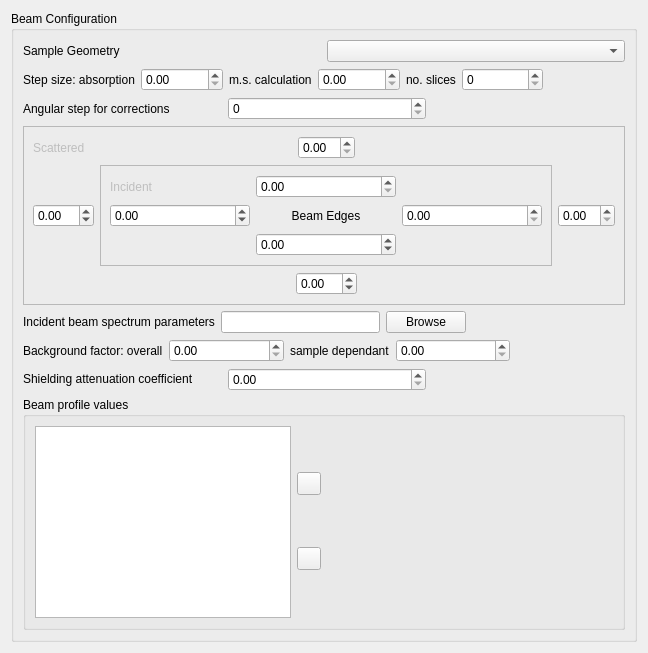
            <widget class="QWidget" name="beamPage">
             <layout class="QVBoxLayout" name="verticalLayout_12">
              <item>
               <widget class="QGroupBox" name="configurationGroupBox">
                <property name="minimumSize">
                 <size>
                  <width>626</width>
                  <height>286</height>
                 </size>
                </property>
                <property name="maximumSize">
                 <size>
                  <width>16777215</width>
                  <height>16777215</height>
                 </size>
                </property>
                <property name="title">
                 <string>Beam Configuration</string>
                </property>
                <layout class="QVBoxLayout" name="verticalLayout_10">
                 <item>
                  <layout class="QHBoxLayout" name="horizontalLayout">
                   <item>
                    <widget class="QLabel" name="sampleGeometryLabel">
                     <property name="minimumSize">
                      <size>
                       <width>0</width>
                       <height>0</height>
                      </size>
                     </property>
                     <property name="text">
                      <string>Sample Geometry</string>
                     </property>
                    </widget>
                   </item>
                   <item>
                    <widget class="QComboBox" name="beamGeometryComboBox">
                     <property name="minimumSize">
                      <size>
                       <width>0</width>
                       <height>0</height>
                      </size>
                     </property>
                    </widget>
                   </item>
                  </layout>
                 </item>
                 <item>
                  <layout class="QHBoxLayout" name="horizontalLayout_22">
                   <item>
                    <widget class="QLabel" name="stepSizeLabel">
                     <property name="minimumSize">
                      <size>
                       <width>0</width>
                       <height>0</height>
                      </size>
                     </property>
                     <property name="maximumSize">
                      <size>
                       <width>16777215</width>
                       <height>16777215</height>
                      </size>
                     </property>
                     <property name="text">
                      <string>Step size: absorption</string>
                     </property>
                    </widget>
                   </item>
                   <item>
                    <widget class="ExponentialSpinBox" name="absorptionStepSizeSpinBox">
                     <property name="sizePolicy">
                      <sizepolicy hsizetype="Expanding" vsizetype="Fixed">
                       <horstretch>0</horstretch>
                       <verstretch>0</verstretch>
                      </sizepolicy>
                     </property>
                     <property name="maximumSize">
                      <size>
                       <width>16777215</width>
                       <height>16777215</height>
                      </size>
                     </property>
                    </widget>
                   </item>
                   <item>
                    <widget class="QLabel" name="msCalculationStepSizeLabel">
                     <property name="minimumSize">
                      <size>
                       <width>0</width>
                       <height>0</height>
                      </size>
                     </property>
                     <property name="maximumSize">
                      <size>
                       <width>16777215</width>
                       <height>16777215</height>
                      </size>
                     </property>
                     <property name="text">
                      <string>m.s. calculation</string>
                     </property>
                    </widget>
                   </item>
                   <item>
                    <widget class="ExponentialSpinBox" name="msCalculationStepSizeSpinBox">
                     <property name="sizePolicy">
                      <sizepolicy hsizetype="Expanding" vsizetype="Fixed">
                       <horstretch>0</horstretch>
                       <verstretch>0</verstretch>
                      </sizepolicy>
                     </property>
                     <property name="maximumSize">
                      <size>
                       <width>16777215</width>
                       <height>16777215</height>
                      </size>
                     </property>
                    </widget>
                   </item>
                   <item>
                    <widget class="QLabel" name="noSlicesLabel">
                     <property name="maximumSize">
                      <size>
                       <width>16777215</width>
                       <height>16777215</height>
                      </size>
                     </property>
                     <property name="text">
                      <string>no. slices</string>
                     </property>
                    </widget>
                   </item>
                   <item>
                    <widget class="QSpinBox" name="noSlicesSpinBox">
                     <property name="sizePolicy">
                      <sizepolicy hsizetype="Expanding" vsizetype="Fixed">
                       <horstretch>0</horstretch>
                       <verstretch>0</verstretch>
                      </sizepolicy>
                     </property>
                     <property name="maximumSize">
                      <size>
                       <width>16777215</width>
                       <height>16777215</height>
                      </size>
                     </property>
                     <property name="maximum">
                      <number>1000000</number>
                     </property>
                    </widget>
                   </item>
                   <item>
                    <spacer name="horizontalSpacer_15">
                     <property name="orientation">
                      <enum>Qt::Horizontal</enum>
                     </property>
                     <property name="sizeHint" stdset="0">
                      <size>
                       <width>40</width>
                       <height>20</height>
                      </size>
                     </property>
                    </spacer>
                   </item>
                  </layout>
                 </item>
                 <item>
                  <layout class="QHBoxLayout" name="horizontalLayout_23">
                   <item>
                    <widget class="QLabel" name="stepForCorrectionsLabel">
                     <property name="sizePolicy">
                      <sizepolicy hsizetype="Expanding" vsizetype="Preferred">
                       <horstretch>0</horstretch>
                       <verstretch>0</verstretch>
                      </sizepolicy>
                     </property>
                     <property name="minimumSize">
                      <size>
                       <width>0</width>
                       <height>0</height>
                      </size>
                     </property>
                     <property name="maximumSize">
                      <size>
                       <width>16777215</width>
                       <height>16777215</height>
                      </size>
                     </property>
                     <property name="text">
                      <string>Angular step for corrections</string>
                     </property>
                    </widget>
                   </item>
                   <item>
                    <widget class="QSpinBox" name="stepForCorrectionsSpinBox">
                     <property name="sizePolicy">
                      <sizepolicy hsizetype="MinimumExpanding" vsizetype="Fixed">
                       <horstretch>0</horstretch>
                       <verstretch>0</verstretch>
                      </sizepolicy>
                     </property>
                     <property name="minimumSize">
                      <size>
                       <width>0</width>
                       <height>0</height>
                      </size>
                     </property>
                     <property name="maximumSize">
                      <size>
                       <width>16777215</width>
                       <height>16777215</height>
                      </size>
                     </property>
                    </widget>
                   </item>
                   <item>
                    <spacer name="horizontalSpacer_10">
                     <property name="orientation">
                      <enum>Qt::Horizontal</enum>
                     </property>
                     <property name="sizeHint" stdset="0">
                      <size>
                       <width>40</width>
                       <height>20</height>
                      </size>
                     </property>
                    </spacer>
                   </item>
                  </layout>
                 </item>
                 <item>
                  <widget class="QFrame" name="frame_4">
                   <property name="frameShape">
                    <enum>QFrame::StyledPanel</enum>
                   </property>
                   <property name="frameShadow">
                    <enum>QFrame::Raised</enum>
                   </property>
                   <layout class="QHBoxLayout" name="horizontalLayout_87">
                    <item>
                     <layout class="QGridLayout" name="gridLayout_7">
                      <item row="0" column="1">
                       <layout class="QHBoxLayout" name="horizontalLayout_88">
                        <item>
                         <spacer name="horizontalSpacer_27">
                          <property name="orientation">
                           <enum>Qt::Horizontal</enum>
                          </property>
                          <property name="sizeHint" stdset="0">
                           <size>
                            <width>40</width>
                            <height>20</height>
                           </size>
                          </property>
                         </spacer>
                        </item>
                        <item>
                         <widget class="QDoubleSpinBox" name="topScatteredBeamEdgeSpinBox">
                          <property name="toolTip">
                           <string>&lt;html&gt;&lt;head/&gt;&lt;body&gt;&lt;p&gt;Top Scattered Beam Edge&lt;/p&gt;&lt;/body&gt;&lt;/html&gt;</string>
                          </property>
                         </widget>
                        </item>
                        <item>
                         <spacer name="horizontalSpacer_28">
                          <property name="orientation">
                           <enum>Qt::Horizontal</enum>
                          </property>
                          <property name="sizeHint" stdset="0">
                           <size>
                            <width>40</width>
                            <height>20</height>
                           </size>
                          </property>
                         </spacer>
                        </item>
                       </layout>
                      </item>
                      <item row="1" column="0">
                       <widget class="QDoubleSpinBox" name="leftScatteredBeamEdgeSpinBox">
                        <property name="toolTip">
                         <string>&lt;html&gt;&lt;head/&gt;&lt;body&gt;&lt;p&gt;Left Scattered Beam Edge&lt;/p&gt;&lt;/body&gt;&lt;/html&gt;</string>
                        </property>
                        <property name="minimum">
                         <double>-99.000000000000000</double>
                        </property>
                       </widget>
                      </item>
                      <item row="1" column="1">
                       <widget class="QFrame" name="frame_5">
                        <property name="frameShape">
                         <enum>QFrame::StyledPanel</enum>
                        </property>
                        <property name="frameShadow">
                         <enum>QFrame::Raised</enum>
                        </property>
                        <layout class="QHBoxLayout" name="horizontalLayout_90">
                         <item>
                          <layout class="QGridLayout" name="gridLayout_8">
                           <item row="1" column="0">
                            <widget class="QDoubleSpinBox" name="leftIncidentBeamEdgeSpinBox">
                             <property name="toolTip">
                              <string>&lt;html&gt;&lt;head/&gt;&lt;body&gt;&lt;p&gt;Left Incident Beam Edge&lt;/p&gt;&lt;/body&gt;&lt;/html&gt;</string>
                             </property>
                             <property name="minimum">
                              <double>-99.000000000000000</double>
                             </property>
                            </widget>
                           </item>
                           <item row="1" column="2">
                            <widget class="QDoubleSpinBox" name="rightIncidentBeamEdgeSpinBox">
                             <property name="toolTip">
                              <string>&lt;html&gt;&lt;head/&gt;&lt;body&gt;&lt;p&gt;Right Incident Beam Edge&lt;/p&gt;&lt;/body&gt;&lt;/html&gt;</string>
                             </property>
                            </widget>
                           </item>
                           <item row="1" column="1">
                            <widget class="QLabel" name="label_10">
                             <property name="sizePolicy">
                              <sizepolicy hsizetype="Minimum" vsizetype="Preferred">
                               <horstretch>0</horstretch>
                               <verstretch>0</verstretch>
                              </sizepolicy>
                             </property>
                             <property name="text">
                              <string>Beam Edges</string>
                             </property>
                             <property name="alignment">
                              <set>Qt::AlignCenter</set>
                             </property>
                            </widget>
                           </item>
                           <item row="0" column="0">
                            <widget class="QLabel" name="label_11">
                             <property name="enabled">
                              <bool>false</bool>
                             </property>
                             <property name="text">
                              <string>Incident</string>
                             </property>
                            </widget>
                           </item>
                           <item row="0" column="1">
                            <widget class="QDoubleSpinBox" name="topIncidentBeamEdgeSpinBox">
                             <property name="toolTip">
                              <string>&lt;html&gt;&lt;head/&gt;&lt;body&gt;&lt;p&gt;Top Incident Beam Edge&lt;/p&gt;&lt;/body&gt;&lt;/html&gt;</string>
                             </property>
                            </widget>
                           </item>
                           <item row="2" column="1">
                            <widget class="QDoubleSpinBox" name="bottomIncidentBeamEdgeSpinBox">
                             <property name="toolTip">
                              <string>&lt;html&gt;&lt;head/&gt;&lt;body&gt;&lt;p&gt;Bottom Incident Beam Edge&lt;/p&gt;&lt;/body&gt;&lt;/html&gt;</string>
                             </property>
                             <property name="minimum">
                              <double>-99.000000000000000</double>
                             </property>
                            </widget>
                           </item>
                          </layout>
                         </item>
                        </layout>
                       </widget>
                      </item>
                      <item row="1" column="2">
                       <widget class="QDoubleSpinBox" name="rightScatteredBeamEdgeSpinBox">
                        <property name="toolTip">
                         <string>&lt;html&gt;&lt;head/&gt;&lt;body&gt;&lt;p&gt;Right Scattered Beam Edge&lt;/p&gt;&lt;/body&gt;&lt;/html&gt;</string>
                        </property>
                       </widget>
                      </item>
                      <item row="2" column="1">
                       <layout class="QHBoxLayout" name="horizontalLayout_91">
                        <item>
                         <spacer name="horizontalSpacer_29">
                          <property name="orientation">
                           <enum>Qt::Horizontal</enum>
                          </property>
                          <property name="sizeHint" stdset="0">
                           <size>
                            <width>40</width>
                            <height>20</height>
                           </size>
                          </property>
                         </spacer>
                        </item>
                        <item>
                         <widget class="QDoubleSpinBox" name="bottomScatteredBeamEdgeSpinBox">
                          <property name="toolTip">
                           <string>&lt;html&gt;&lt;head/&gt;&lt;body&gt;&lt;p&gt;Bottom Scattered Beam Edge&lt;/p&gt;&lt;/body&gt;&lt;/html&gt;</string>
                          </property>
                          <property name="minimum">
                           <double>-99.000000000000000</double>
                          </property>
                         </widget>
                        </item>
                        <item>
                         <spacer name="horizontalSpacer_40">
                          <property name="orientation">
                           <enum>Qt::Horizontal</enum>
                          </property>
                          <property name="sizeHint" stdset="0">
                           <size>
                            <width>40</width>
                            <height>20</height>
                           </size>
                          </property>
                         </spacer>
                        </item>
                       </layout>
                      </item>
                      <item row="0" column="0">
                       <widget class="QLabel" name="label_12">
                        <property name="enabled">
                         <bool>false</bool>
                        </property>
                        <property name="text">
                         <string>Scattered</string>
                        </property>
                       </widget>
                      </item>
                     </layout>
                    </item>
                   </layout>
                  </widget>
                 </item>
                 <item>
                  <layout class="QHBoxLayout" name="horizontalLayout_26">
                   <item>
                    <widget class="QLabel" name="incidentBeamSpectrumParametersLabel">
                     <property name="sizePolicy">
                      <sizepolicy hsizetype="Minimum" vsizetype="Fixed">
                       <horstretch>0</horstretch>
                       <verstretch>0</verstretch>
                      </sizepolicy>
                     </property>
                     <property name="minimumSize">
                      <size>
                       <width>0</width>
                       <height>0</height>
                      </size>
                     </property>
                     <property name="maximumSize">
                      <size>
                       <width>16777215</width>
                       <height>16777215</height>
                      </size>
                     </property>
                     <property name="text">
                      <string>Incident beam spectrum parameters</string>
                     </property>
                    </widget>
                   </item>
                   <item>
                    <widget class="QLineEdit" name="incidentBeamSpectrumParametersLineEdit">
                     <property name="minimumSize">
                      <size>
                       <width>0</width>
                       <height>0</height>
                      </size>
                     </property>
                     <property name="maximumSize">
                      <size>
                       <width>16777215</width>
                       <height>16777215</height>
                      </size>
                     </property>
                    </widget>
                   </item>
                   <item>
                    <widget class="QPushButton" name="browseIncidentBeamSpectrumParametersButton">
                     <property name="maximumSize">
                      <size>
                       <width>16777215</width>
                       <height>16777215</height>
                      </size>
                     </property>
                     <property name="text">
                      <string>Browse</string>
                     </property>
                    </widget>
                   </item>
                   <item>
                    <spacer name="horizontalSpacer_12">
                     <property name="orientation">
                      <enum>Qt::Horizontal</enum>
                     </property>
                     <property name="sizeHint" stdset="0">
                      <size>
                       <width>40</width>
                       <height>20</height>
                      </size>
                     </property>
                    </spacer>
                   </item>
                  </layout>
                 </item>
                 <item>
                  <layout class="QHBoxLayout" name="horizontalLayout_27">
                   <item>
                    <widget class="QLabel" name="backgroundFactorLabel">
                     <property name="minimumSize">
                      <size>
                       <width>0</width>
                       <height>0</height>
                      </size>
                     </property>
                     <property name="maximumSize">
                      <size>
                       <width>16777215</width>
                       <height>16777215</height>
                      </size>
                     </property>
                     <property name="text">
                      <string>Background factor: overall</string>
                     </property>
                    </widget>
                   </item>
                   <item>
                    <widget class="ExponentialSpinBox" name="overallBackgroundFactorSpinBox">
                     <property name="sizePolicy">
                      <sizepolicy hsizetype="MinimumExpanding" vsizetype="Fixed">
                       <horstretch>0</horstretch>
                       <verstretch>0</verstretch>
                      </sizepolicy>
                     </property>
                     <property name="maximumSize">
                      <size>
                       <width>16777215</width>
                       <height>16777215</height>
                      </size>
                     </property>
                    </widget>
                   </item>
                   <item>
                    <widget class="QLabel" name="sampleDependantBackgroundFactorLabel">
                     <property name="minimumSize">
                      <size>
                       <width>0</width>
                       <height>0</height>
                      </size>
                     </property>
                     <property name="maximumSize">
                      <size>
                       <width>16777215</width>
                       <height>16777215</height>
                      </size>
                     </property>
                     <property name="text">
                      <string>sample dependant</string>
                     </property>
                    </widget>
                   </item>
                   <item>
                    <widget class="ExponentialSpinBox" name="sampleDependantBackgroundFactorSpinBox">
                     <property name="sizePolicy">
                      <sizepolicy hsizetype="Expanding" vsizetype="Fixed">
                       <horstretch>0</horstretch>
                       <verstretch>0</verstretch>
                      </sizepolicy>
                     </property>
                    </widget>
                   </item>
                   <item>
                    <spacer name="horizontalSpacer_16">
                     <property name="orientation">
                      <enum>Qt::Horizontal</enum>
                     </property>
                     <property name="sizeHint" stdset="0">
                      <size>
                       <width>40</width>
                       <height>20</height>
                      </size>
                     </property>
                    </spacer>
                   </item>
                  </layout>
                 </item>
                 <item>
                  <layout class="QHBoxLayout" name="horizontalLayout_28">
                   <item>
                    <widget class="QLabel" name="shieldingLabel">
                     <property name="sizePolicy">
                      <sizepolicy hsizetype="MinimumExpanding" vsizetype="Fixed">
                       <horstretch>0</horstretch>
                       <verstretch>0</verstretch>
                      </sizepolicy>
                     </property>
                     <property name="minimumSize">
                      <size>
                       <width>0</width>
                       <height>0</height>
                      </size>
                     </property>
                     <property name="maximumSize">
                      <size>
                       <width>16777215</width>
                       <height>16777215</height>
                      </size>
                     </property>
                     <property name="text">
                      <string>Shielding attenuation coefficient</string>
                     </property>
                    </widget>
                   </item>
                   <item>
                    <widget class="ExponentialSpinBox" name="shieldingSpinBox">
                     <property name="sizePolicy">
                      <sizepolicy hsizetype="Expanding" vsizetype="Fixed">
                       <horstretch>0</horstretch>
                       <verstretch>0</verstretch>
                      </sizepolicy>
                     </property>
                     <property name="maximumSize">
                      <size>
                       <width>16777215</width>
                       <height>16777215</height>
                      </size>
                     </property>
                    </widget>
                   </item>
                   <item>
                    <spacer name="horizontalSpacer_11">
                     <property name="orientation">
                      <enum>Qt::Horizontal</enum>
                     </property>
                     <property name="sizeHint" stdset="0">
                      <size>
                       <width>40</width>
                       <height>20</height>
                      </size>
                     </property>
                    </spacer>
                   </item>
                  </layout>
                 </item>
                 <item>
                  <widget class="QGroupBox" name="groupBox">
                   <property name="title">
                    <string>Beam profile values</string>
                   </property>
                   <layout class="QHBoxLayout" name="beamProfileLayout">
                    <item>
                     <layout class="QHBoxLayout" name="horizontalLayout_29">
                      <item>
                       <widget class="BeamProfileTable" name="beamProfileValuesTable">
                        <property name="sizePolicy">
                         <sizepolicy hsizetype="Minimum" vsizetype="Minimum">
                          <horstretch>0</horstretch>
                          <verstretch>0</verstretch>
                         </sizepolicy>
                        </property>
                        <property name="minimumSize">
                         <size>
                          <width>0</width>
                          <height>0</height>
                         </size>
                        </property>
                        <property name="maximumSize">
                         <size>
                          <width>16777215</width>
                          <height>16777215</height>
                         </size>
                        </property>
                        <property name="horizontalScrollBarPolicy">
                         <enum>Qt::ScrollBarAlwaysOff</enum>
                        </property>
                        <property name="selectionBehavior">
                         <enum>QAbstractItemView::SelectRows</enum>
                        </property>
                        <attribute name="horizontalHeaderVisible">
                         <bool>false</bool>
                        </attribute>
                        <attribute name="horizontalHeaderMinimumSectionSize">
                         <number>0</number>
                        </attribute>
                        <attribute name="horizontalHeaderStretchLastSection">
                         <bool>true</bool>
                        </attribute>
                        <attribute name="verticalHeaderVisible">
                         <bool>false</bool>
                        </attribute>
                        <attribute name="verticalHeaderMinimumSectionSize">
                         <number>0</number>
                        </attribute>
                        <attribute name="verticalHeaderDefaultSectionSize">
                         <number>30</number>
                        </attribute>
                        <attribute name="verticalHeaderHighlightSections">
                         <bool>false</bool>
                        </attribute>
                       </widget>
                      </item>
                      <item>
                       <layout class="QVBoxLayout" name="verticalLayout_11">
                        <item>
                         <widget class="QToolButton" name="addBeamValueButton">
                          <property name="maximumSize">
                           <size>
                            <width>16777215</width>
                            <height>16777215</height>
                           </size>
                          </property>
                          <property name="text">
                           <string/>
                          </property>
                          <property name="icon">
                           <iconset resource="../resources/resources.qrc">
                            <normaloff>:/icons/plus.png</normaloff>:/icons/plus.png</iconset>
                          </property>
                         </widget>
                        </item>
                        <item>
                         <widget class="QToolButton" name="removeBeamValueButton">
                          <property name="maximumSize">
                           <size>
                            <width>16777215</width>
                            <height>16777215</height>
                           </size>
                          </property>
                          <property name="text">
                           <string/>
                          </property>
                          <property name="icon">
                           <iconset resource="../resources/resources.qrc">
                            <normaloff>:/icons/minus.png</normaloff>:/icons/minus.png</iconset>
                          </property>
                         </widget>
                        </item>
                       </layout>
                      </item>
                     </layout>
                    </item>
                    <item>
                     <spacer name="horizontalSpacer_13">
                      <property name="orientation">
                       <enum>Qt::Horizontal</enum>
                      </property>
                      <property name="sizeHint" stdset="0">
                       <size>
                        <width>40</width>
                        <height>20</height>
                       </size>
                      </property>
                     </spacer>
                    </item>
                   </layout>
                  </widget>
                 </item>
                </layout>
               </widget>
              </item>
             </layout>
            </widget>
